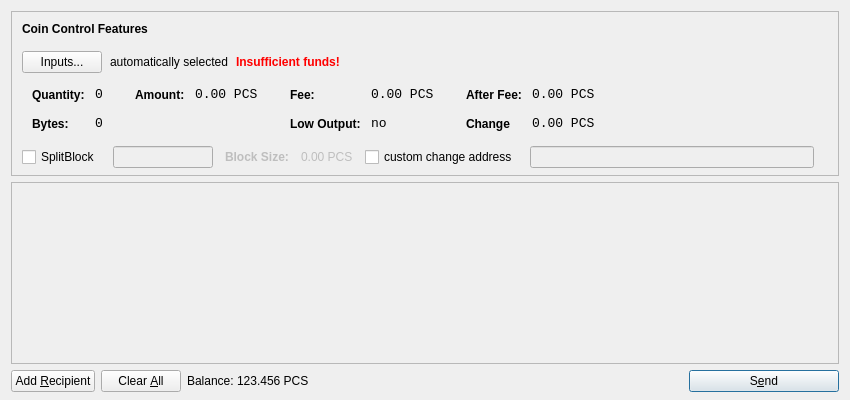
<?xml version="1.0" encoding="UTF-8"?>
<ui version="4.0">
 <class>SendCoinsDialog</class>
 <widget class="QDialog" name="SendCoinsDialog">
  <property name="geometry">
   <rect>
    <x>0</x>
    <y>0</y>
    <width>850</width>
    <height>400</height>
   </rect>
  </property>
  <property name="windowTitle">
   <string>Send Coins</string>
  </property>
  <layout class="QVBoxLayout" name="verticalLayout" stretch="0,1,0">
   <property name="bottomMargin">
    <number>8</number>
   </property>
   <item>
    <widget class="QFrame" name="frameCoinControl">
     <property name="sizePolicy">
      <sizepolicy hsizetype="Expanding" vsizetype="Expanding">
       <horstretch>0</horstretch>
       <verstretch>0</verstretch>
      </sizepolicy>
     </property>
     <property name="maximumSize">
      <size>
       <width>16777215</width>
       <height>16777215</height>
      </size>
     </property>
     <property name="frameShape">
      <enum>QFrame::StyledPanel</enum>
     </property>
     <property name="frameShadow">
      <enum>QFrame::Sunken</enum>
     </property>
     <layout class="QVBoxLayout" name="verticalLayoutCoinControl2">
      <property name="spacing">
       <number>-1</number>
      </property>
      <property name="leftMargin">
       <number>0</number>
      </property>
      <property name="topMargin">
       <number>0</number>
      </property>
      <property name="rightMargin">
       <number>0</number>
      </property>
      <property name="bottomMargin">
       <number>6</number>
      </property>
      <item>
       <layout class="QVBoxLayout" name="verticalLayoutCoinControl" stretch="0,0,0,0,1">
        <property name="spacing">
         <number>0</number>
        </property>
        <property name="leftMargin">
         <number>10</number>
        </property>
        <property name="topMargin">
         <number>10</number>
        </property>
        <item>
         <layout class="QHBoxLayout" name="horizontalLayoutCoinControl1">
          <property name="bottomMargin">
           <number>15</number>
          </property>
          <item>
           <widget class="QLabel" name="labelCoinControlFeatures">
            <property name="sizePolicy">
             <sizepolicy hsizetype="Preferred" vsizetype="Maximum">
              <horstretch>0</horstretch>
              <verstretch>0</verstretch>
             </sizepolicy>
            </property>
            <property name="font">
             <font>
              <weight>75</weight>
              <bold>true</bold>
             </font>
            </property>
            <property name="styleSheet">
             <string notr="true">font-weight:bold;</string>
            </property>
            <property name="text">
             <string>Coin Control Features</string>
            </property>
           </widget>
          </item>
         </layout>
        </item>
        <item>
         <layout class="QHBoxLayout" name="horizontalLayoutCoinControl2" stretch="0,0,0,0">
          <property name="spacing">
           <number>8</number>
          </property>
          <property name="bottomMargin">
           <number>10</number>
          </property>
          <item>
           <widget class="QPushButton" name="pushButtonCoinControl">
            <property name="styleSheet">
             <string notr="true"/>
            </property>
            <property name="text">
             <string>Inputs...</string>
            </property>
           </widget>
          </item>
          <item>
           <widget class="QLabel" name="labelCoinControlAutomaticallySelected">
            <property name="text">
             <string>automatically selected</string>
            </property>
            <property name="margin">
             <number>5</number>
            </property>
           </widget>
          </item>
          <item>
           <widget class="QLabel" name="labelCoinControlInsuffFunds">
            <property name="font">
             <font>
              <weight>75</weight>
              <bold>true</bold>
             </font>
            </property>
            <property name="styleSheet">
             <string notr="true">color:red;font-weight:bold;</string>
            </property>
            <property name="text">
             <string>Insufficient funds!</string>
            </property>
            <property name="margin">
             <number>5</number>
            </property>
           </widget>
          </item>
          <item>
           <spacer name="horizontalSpacerCoinControl">
            <property name="orientation">
             <enum>Qt::Horizontal</enum>
            </property>
            <property name="sizeHint" stdset="0">
             <size>
              <width>40</width>
              <height>1</height>
             </size>
            </property>
           </spacer>
          </item>
         </layout>
        </item>
        <item>
         <widget class="QWidget" name="widgetCoinControl" native="true">
          <property name="sizePolicy">
           <sizepolicy hsizetype="Preferred" vsizetype="Preferred">
            <horstretch>0</horstretch>
            <verstretch>0</verstretch>
           </sizepolicy>
          </property>
          <property name="minimumSize">
           <size>
            <width>0</width>
            <height>0</height>
           </size>
          </property>
          <property name="styleSheet">
           <string notr="true"/>
          </property>
          <layout class="QHBoxLayout" name="horizontalLayoutCoinControl5">
           <property name="margin">
            <number>0</number>
           </property>
           <item>
            <layout class="QHBoxLayout" name="horizontalLayoutCoinControl3" stretch="0,0,0,1">
             <property name="spacing">
              <number>20</number>
             </property>
             <property name="topMargin">
              <number>0</number>
             </property>
             <property name="bottomMargin">
              <number>10</number>
             </property>
             <item>
              <layout class="QFormLayout" name="formLayoutCoinControl1">
               <property name="horizontalSpacing">
                <number>10</number>
               </property>
               <property name="verticalSpacing">
                <number>14</number>
               </property>
               <property name="leftMargin">
                <number>10</number>
               </property>
               <property name="topMargin">
                <number>4</number>
               </property>
               <property name="rightMargin">
                <number>6</number>
               </property>
               <item row="0" column="0">
                <widget class="QLabel" name="labelCoinControlQuantityText">
                 <property name="styleSheet">
                  <string notr="true">font-weight:bold;</string>
                 </property>
                 <property name="text">
                  <string>Quantity:</string>
                 </property>
                 <property name="margin">
                  <number>0</number>
                 </property>
                </widget>
               </item>
               <item row="0" column="1">
                <widget class="QLabel" name="labelCoinControlQuantity">
                 <property name="font">
                  <font>
                   <family>Monospace</family>
                   <pointsize>10</pointsize>
                  </font>
                 </property>
                 <property name="cursor">
                  <cursorShape>IBeamCursor</cursorShape>
                 </property>
                 <property name="contextMenuPolicy">
                  <enum>Qt::ActionsContextMenu</enum>
                 </property>
                 <property name="text">
                  <string>0</string>
                 </property>
                 <property name="margin">
                  <number>0</number>
                 </property>
                 <property name="textInteractionFlags">
                  <set>Qt::LinksAccessibleByMouse|Qt::TextSelectableByKeyboard|Qt::TextSelectableByMouse</set>
                 </property>
                </widget>
               </item>
               <item row="1" column="0">
                <widget class="QLabel" name="labelCoinControlBytesText">
                 <property name="styleSheet">
                  <string notr="true">font-weight:bold;</string>
                 </property>
                 <property name="text">
                  <string>Bytes:</string>
                 </property>
                </widget>
               </item>
               <item row="1" column="1">
                <widget class="QLabel" name="labelCoinControlBytes">
                 <property name="font">
                  <font>
                   <family>Monospace</family>
                   <pointsize>10</pointsize>
                  </font>
                 </property>
                 <property name="cursor">
                  <cursorShape>IBeamCursor</cursorShape>
                 </property>
                 <property name="contextMenuPolicy">
                  <enum>Qt::ActionsContextMenu</enum>
                 </property>
                 <property name="text">
                  <string>0</string>
                 </property>
                 <property name="textInteractionFlags">
                  <set>Qt::LinksAccessibleByMouse|Qt::TextSelectableByKeyboard|Qt::TextSelectableByMouse</set>
                 </property>
                </widget>
               </item>
              </layout>
             </item>
             <item>
              <layout class="QFormLayout" name="formLayoutCoinControl2">
               <property name="horizontalSpacing">
                <number>10</number>
               </property>
               <property name="verticalSpacing">
                <number>14</number>
               </property>
               <property name="leftMargin">
                <number>6</number>
               </property>
               <property name="topMargin">
                <number>4</number>
               </property>
               <property name="rightMargin">
                <number>6</number>
               </property>
               <item row="0" column="0">
                <widget class="QLabel" name="labelCoinControlAmountText">
                 <property name="styleSheet">
                  <string notr="true">font-weight:bold;</string>
                 </property>
                 <property name="text">
                  <string>Amount:</string>
                 </property>
                 <property name="margin">
                  <number>0</number>
                 </property>
                </widget>
               </item>
               <item row="0" column="1">
                <widget class="QLabel" name="labelCoinControlAmount">
                 <property name="font">
                  <font>
                   <family>Monospace</family>
                   <pointsize>10</pointsize>
                  </font>
                 </property>
                 <property name="cursor">
                  <cursorShape>IBeamCursor</cursorShape>
                 </property>
                 <property name="contextMenuPolicy">
                  <enum>Qt::ActionsContextMenu</enum>
                 </property>
                 <property name="text">
                  <string notr="true">0.00 PCS</string>
                 </property>
                 <property name="textInteractionFlags">
                  <set>Qt::LinksAccessibleByMouse|Qt::TextSelectableByKeyboard|Qt::TextSelectableByMouse</set>
                 </property>
                </widget>
               </item>
              </layout>
             </item>
             <item>
              <layout class="QFormLayout" name="formLayoutCoinControl3">
               <property name="horizontalSpacing">
                <number>10</number>
               </property>
               <property name="verticalSpacing">
                <number>14</number>
               </property>
               <property name="leftMargin">
                <number>6</number>
               </property>
               <property name="topMargin">
                <number>4</number>
               </property>
               <property name="rightMargin">
                <number>6</number>
               </property>
               <item row="0" column="0">
                <widget class="QLabel" name="labelCoinControlFeeText">
                 <property name="styleSheet">
                  <string notr="true">font-weight:bold;</string>
                 </property>
                 <property name="text">
                  <string>Fee:</string>
                 </property>
                 <property name="margin">
                  <number>0</number>
                 </property>
                </widget>
               </item>
               <item row="0" column="1">
                <widget class="QLabel" name="labelCoinControlFee">
                 <property name="font">
                  <font>
                   <family>Monospace</family>
                   <pointsize>10</pointsize>
                  </font>
                 </property>
                 <property name="cursor">
                  <cursorShape>IBeamCursor</cursorShape>
                 </property>
                 <property name="contextMenuPolicy">
                  <enum>Qt::ActionsContextMenu</enum>
                 </property>
                 <property name="text">
                  <string notr="true">0.00 PCS</string>
                 </property>
                 <property name="textInteractionFlags">
                  <set>Qt::LinksAccessibleByMouse|Qt::TextSelectableByKeyboard|Qt::TextSelectableByMouse</set>
                 </property>
                </widget>
               </item>
               <item row="1" column="0">
                <widget class="QLabel" name="labelCoinControlLowOutputText">
                 <property name="styleSheet">
                  <string notr="true">font-weight:bold;</string>
                 </property>
                 <property name="text">
                  <string>Low Output:</string>
                 </property>
                </widget>
               </item>
               <item row="1" column="1">
                <widget class="QLabel" name="labelCoinControlLowOutput">
                 <property name="font">
                  <font>
                   <family>Monospace</family>
                   <pointsize>10</pointsize>
                  </font>
                 </property>
                 <property name="cursor">
                  <cursorShape>IBeamCursor</cursorShape>
                 </property>
                 <property name="contextMenuPolicy">
                  <enum>Qt::ActionsContextMenu</enum>
                 </property>
                 <property name="text">
                  <string>no</string>
                 </property>
                 <property name="textInteractionFlags">
                  <set>Qt::LinksAccessibleByMouse|Qt::TextSelectableByKeyboard|Qt::TextSelectableByMouse</set>
                 </property>
                </widget>
               </item>
              </layout>
             </item>
             <item>
              <layout class="QFormLayout" name="formLayoutCoinControl4">
               <property name="horizontalSpacing">
                <number>10</number>
               </property>
               <property name="verticalSpacing">
                <number>14</number>
               </property>
               <property name="leftMargin">
                <number>6</number>
               </property>
               <property name="topMargin">
                <number>4</number>
               </property>
               <property name="rightMargin">
                <number>6</number>
               </property>
               <item row="0" column="0">
                <widget class="QLabel" name="labelCoinControlAfterFeeText">
                 <property name="styleSheet">
                  <string notr="true">font-weight:bold;</string>
                 </property>
                 <property name="text">
                  <string>After Fee:</string>
                 </property>
                 <property name="margin">
                  <number>0</number>
                 </property>
                </widget>
               </item>
               <item row="0" column="1">
                <widget class="QLabel" name="labelCoinControlAfterFee">
                 <property name="font">
                  <font>
                   <family>Monospace</family>
                   <pointsize>10</pointsize>
                  </font>
                 </property>
                 <property name="cursor">
                  <cursorShape>IBeamCursor</cursorShape>
                 </property>
                 <property name="contextMenuPolicy">
                  <enum>Qt::ActionsContextMenu</enum>
                 </property>
                 <property name="text">
                  <string notr="true">0.00 PCS</string>
                 </property>
                 <property name="textInteractionFlags">
                  <set>Qt::LinksAccessibleByMouse|Qt::TextSelectableByKeyboard|Qt::TextSelectableByMouse</set>
                 </property>
                </widget>
               </item>
               <item row="1" column="0">
                <widget class="QLabel" name="labelCoinControlChangeText">
                 <property name="styleSheet">
                  <string notr="true">font-weight:bold;</string>
                 </property>
                 <property name="text">
                  <string>Change</string>
                 </property>
                </widget>
               </item>
               <item row="1" column="1">
                <widget class="QLabel" name="labelCoinControlChange">
                 <property name="font">
                  <font>
                   <family>Monospace</family>
                   <pointsize>10</pointsize>
                  </font>
                 </property>
                 <property name="cursor">
                  <cursorShape>IBeamCursor</cursorShape>
                 </property>
                 <property name="contextMenuPolicy">
                  <enum>Qt::ActionsContextMenu</enum>
                 </property>
                 <property name="text">
                  <string notr="true">0.00 PCS</string>
                 </property>
                 <property name="textInteractionFlags">
                  <set>Qt::LinksAccessibleByMouse|Qt::TextSelectableByKeyboard|Qt::TextSelectableByMouse</set>
                 </property>
                </widget>
               </item>
              </layout>
             </item>
            </layout>
           </item>
          </layout>
         </widget>
        </item>
        <item>
         <layout class="QHBoxLayout" name="horizontalLayoutCoinControl4" stretch="0,0,0">
          <property name="spacing">
           <number>12</number>
          </property>
          <property name="sizeConstraint">
           <enum>QLayout::SetDefaultConstraint</enum>
          </property>
          <property name="topMargin">
           <number>5</number>
          </property>
          <property name="rightMargin">
           <number>5</number>
          </property>
          <item>
            <widget class="QCheckBox" name="splitBlockCheckBox">
              <property name="text">
                <string>SplitBlock</string>
              </property>
            </widget>
          </item>
          <item>
            <widget class="QLineEdit" name="splitBlockLineEdit">
              <property name="enabled">
                <bool>false</bool>
              </property>
              <property name="sizePolicy">
                <sizepolicy hsizetype="Fixed" vsizetype="Fixed">
                  <horstretch>0</horstretch>
                  <verstretch>0</verstretch>
                </sizepolicy>
              </property>
              <property name="maximumSize">
                <size>
                  <width>100</width>
                  <height>16777215</height>
                </size>
              </property>
            </widget>
          </item>
          <item>
            <widget class="QLabel" name="labelBlockSizeText">
              <property name="enabled">
                <bool>false</bool>
              </property>
              <property name="font">
                <font>
                  <weight>75</weight>
                  <bold>true</bold>
                </font>
              </property>
              <property name="text">
                <string>Block Size:</string>
              </property>
            </widget>
          </item>
          <item>
            <widget class="QLabel" name="labelBlockSize">
              <property name="enabled">
                <bool>false</bool>
              </property>
              <property name="text">
                <string>0.00 PCS</string>
              </property>
            </widget>
          </item>
          <item>
           <widget class="QCheckBox" name="checkBoxCoinControlChange">
            <property name="text">
             <string>custom change address</string>
            </property>
           </widget>
          </item>
          <item>
           <widget class="QLineEdit" name="lineEditCoinControlChange">
            <property name="enabled">
             <bool>false</bool>
            </property>
            <property name="sizePolicy">
             <sizepolicy hsizetype="Expanding" vsizetype="Fixed">
              <horstretch>0</horstretch>
              <verstretch>0</verstretch>
             </sizepolicy>
            </property>
           </widget>
          </item>
          <item>
           <widget class="QLabel" name="labelCoinControlChangeLabel">
            <property name="sizePolicy">
             <sizepolicy hsizetype="Preferred" vsizetype="Expanding">
              <horstretch>0</horstretch>
              <verstretch>0</verstretch>
             </sizepolicy>
            </property>
            <property name="minimumSize">
             <size>
              <width>0</width>
              <height>0</height>
             </size>
            </property>
            <property name="text">
             <string/>
            </property>
            <property name="margin">
             <number>3</number>
            </property>
           </widget>
          </item>
         </layout>
        </item>
        <item>
         <spacer name="verticalSpacerCoinControl">
          <property name="orientation">
           <enum>Qt::Vertical</enum>
          </property>
          <property name="sizeHint" stdset="0">
           <size>
            <width>800</width>
            <height>1</height>
           </size>
          </property>
         </spacer>
        </item>
       </layout>
      </item>
     </layout>
    </widget>
   </item>
   <item>
    <widget class="QScrollArea" name="scrollArea">
     <property name="widgetResizable">
      <bool>true</bool>
     </property>
     <widget class="QWidget" name="scrollAreaWidgetContents">
      <property name="geometry">
       <rect>
        <x>0</x>
        <y>0</y>
        <width>830</width>
        <height>165</height>
       </rect>
      </property>
      <layout class="QVBoxLayout" name="verticalLayout_2">
       <property name="margin">
        <number>0</number>
       </property>
       <item>
        <layout class="QVBoxLayout" name="entries">
         <property name="spacing">
          <number>6</number>
         </property>
        </layout>
       </item>
       <item>
        <spacer name="verticalSpacer">
         <property name="orientation">
          <enum>Qt::Vertical</enum>
         </property>
         <property name="sizeHint" stdset="0">
          <size>
           <width>20</width>
           <height>40</height>
          </size>
         </property>
        </spacer>
       </item>
      </layout>
     </widget>
    </widget>
   </item>
   <item>
    <layout class="QHBoxLayout" name="horizontalLayout">
     <item>
      <widget class="QPushButton" name="addButton">
       <property name="toolTip">
        <string>Send to multiple recipients at once</string>
       </property>
       <property name="text">
        <string>Add &amp;Recipient</string>
       </property>
       <property name="autoDefault">
        <bool>false</bool>
       </property>
      </widget>
     </item>
     <item>
      <widget class="QPushButton" name="clearButton">
       <property name="sizePolicy">
        <sizepolicy hsizetype="Minimum" vsizetype="Fixed">
         <horstretch>0</horstretch>
         <verstretch>0</verstretch>
        </sizepolicy>
       </property>
       <property name="toolTip">
        <string>Remove all transaction fields</string>
       </property>
       <property name="text">
        <string>Clear &amp;All</string>
       </property>
       <property name="autoRepeatDelay">
        <number>300</number>
       </property>
       <property name="autoDefault">
        <bool>false</bool>
       </property>
      </widget>
     </item>
     <item>
      <layout class="QHBoxLayout" name="horizontalLayout_2">
       <property name="spacing">
        <number>3</number>
       </property>
       <item>
        <widget class="QLabel" name="label">
         <property name="sizePolicy">
          <sizepolicy hsizetype="Preferred" vsizetype="Fixed">
           <horstretch>0</horstretch>
           <verstretch>0</verstretch>
          </sizepolicy>
         </property>
         <property name="text">
          <string>Balance:</string>
         </property>
        </widget>
       </item>
       <item>
        <widget class="QLabel" name="labelBalance">
         <property name="sizePolicy">
          <sizepolicy hsizetype="Preferred" vsizetype="Fixed">
           <horstretch>0</horstretch>
           <verstretch>0</verstretch>
          </sizepolicy>
         </property>
         <property name="cursor">
          <cursorShape>IBeamCursor</cursorShape>
         </property>
         <property name="text">
          <string notr="true">123.456 PCS</string>
         </property>
         <property name="textInteractionFlags">
          <set>Qt::LinksAccessibleByMouse|Qt::TextSelectableByKeyboard|Qt::TextSelectableByMouse</set>
         </property>
        </widget>
       </item>
      </layout>
     </item>
     <item>
      <spacer name="horizontalSpacer">
       <property name="orientation">
        <enum>Qt::Horizontal</enum>
       </property>
       <property name="sizeHint" stdset="0">
        <size>
         <width>40</width>
         <height>20</height>
        </size>
       </property>
      </spacer>
     </item>
     <item>
      <widget class="QPushButton" name="sendButton">
       <property name="minimumSize">
        <size>
         <width>150</width>
         <height>0</height>
        </size>
       </property>
       <property name="toolTip">
        <string>Confirm the send action</string>
       </property>
       <property name="text">
        <string>S&amp;end</string>
       </property>
       <property name="icon">
        <iconset resource="../bitcoin.qrc">
         <normaloff>:/icons/send</normaloff>:/icons/send</iconset>
       </property>
       <property name="default">
        <bool>true</bool>
       </property>
      </widget>
     </item>
    </layout>
   </item>
  </layout>
 </widget>
 <resources>
  <include location="../bitcoin.qrc"/>
 </resources>
 <connections/>
</ui>
